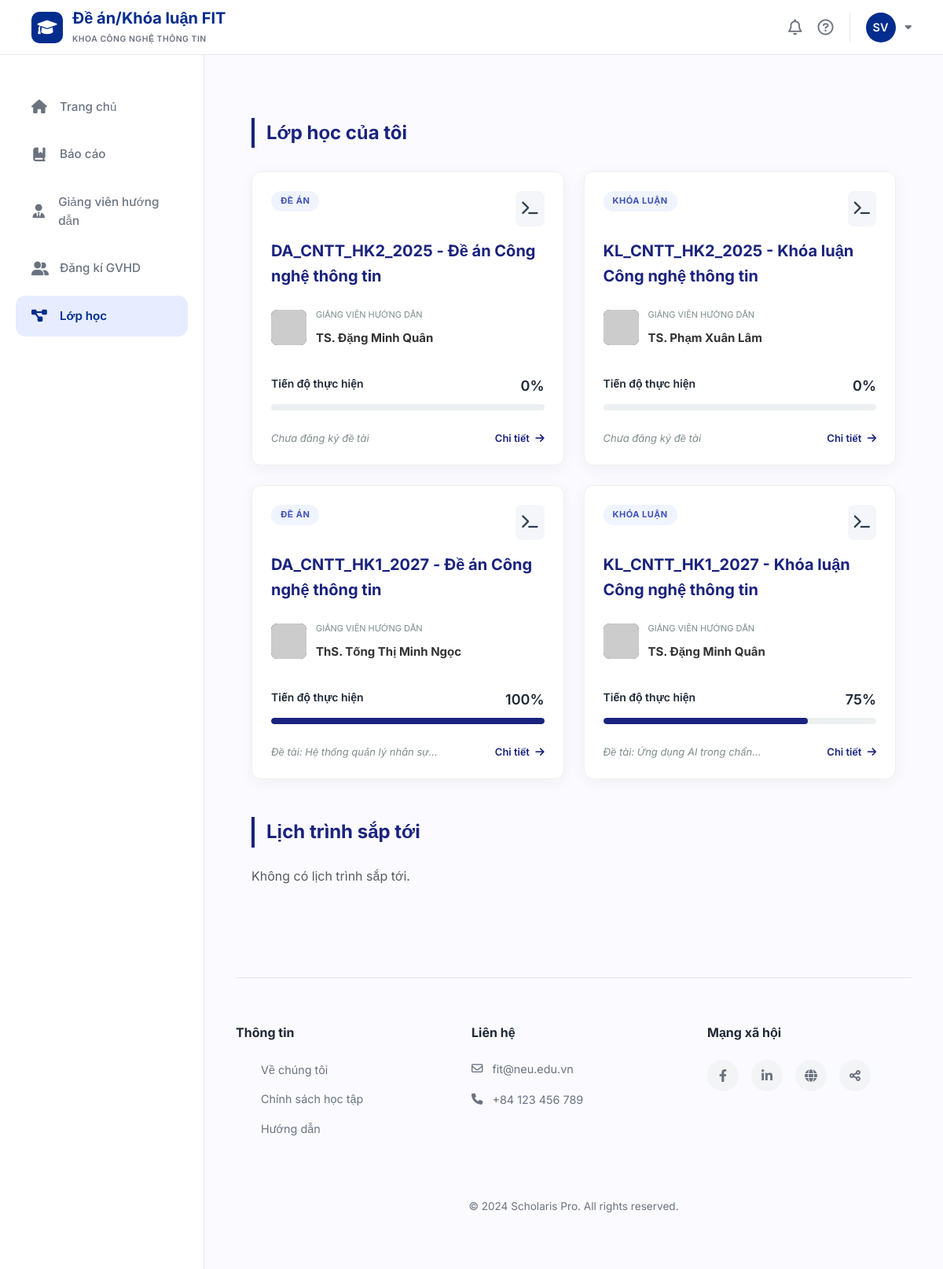
/my-projects (signed in), run on an earlier commit of the app's database.
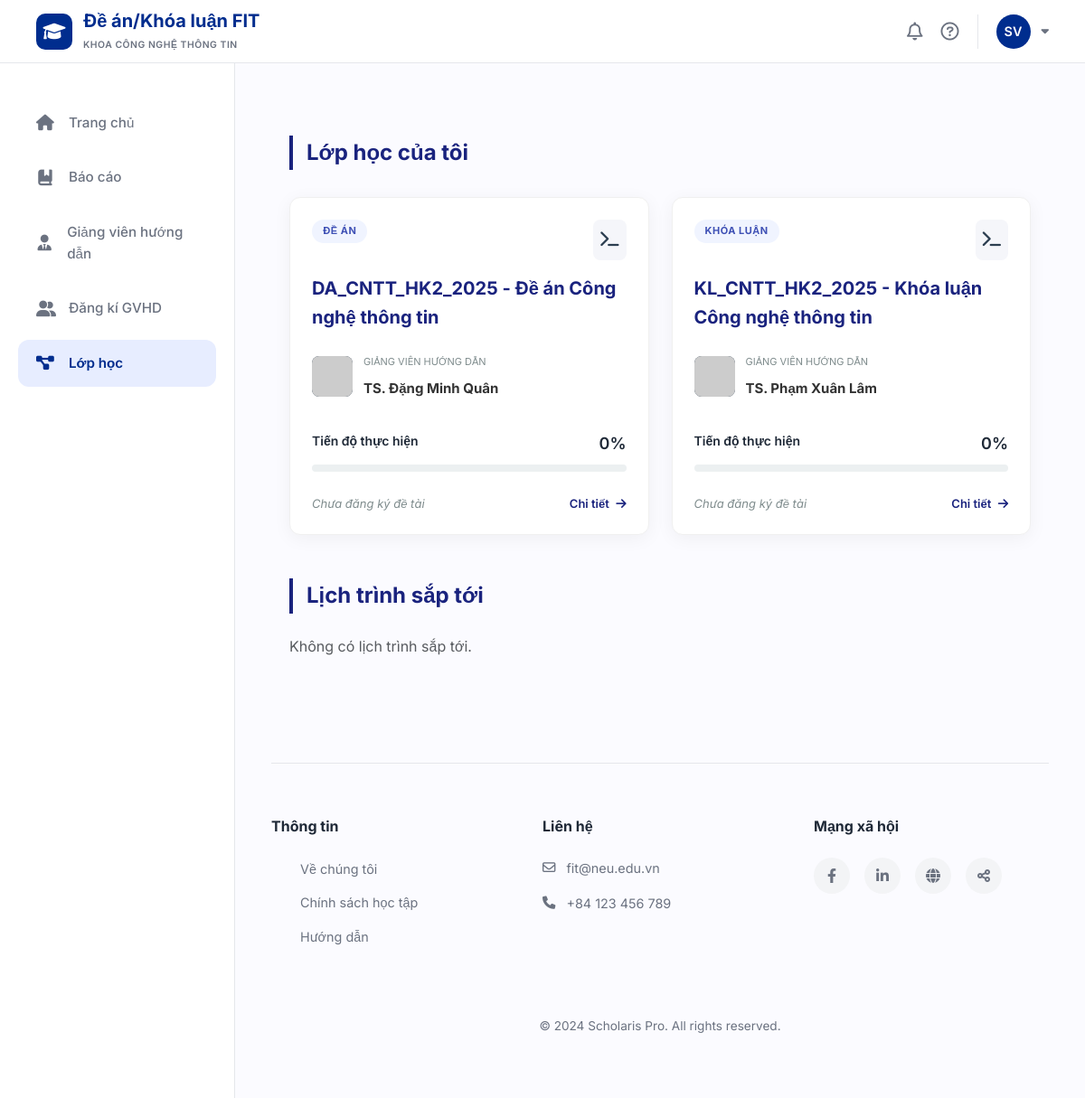
And on a later commit of the database.
### tables this page shows
CREATE TABLE classes (
    id INTEGER PRIMARY KEY AUTOINCREMENT,
    class_code VARCHAR(50) NOT NULL UNIQUE,
    class_name VARCHAR(100) NOT NULL,
    course_id INTEGER NOT NULL,
    lecturer_id INTEGER NOT NULL,
    semester_id INTEGER NOT NULL,
    status VARCHAR(20) DEFAULT 'active' CHECK (status IN ('active', 'completed')),
    FOREIGN KEY (course_id) REFERENCES courses(id),
    FOREIGN KEY (lecturer_id) REFERENCES lecturers(id),
    FOREIGN KEY (semester_id) REFERENCES semesters(id)
);

CREATE TABLE course_types (
    id INTEGER PRIMARY KEY AUTOINCREMENT,
    type_name VARCHAR(50) NOT NULL UNIQUE
);

CREATE TABLE users (
    id INTEGER PRIMARY KEY AUTOINCREMENT,
    email VARCHAR(100) NOT NULL UNIQUE,
    password VARCHAR(255) NOT NULL,
    full_name VARCHAR(100) NOT NULL,
    role VARCHAR(20) NOT NULL CHECK (role IN ('student', 'lecturer')),
    phone VARCHAR(20),
    created_at DATETIME DEFAULT CURRENT_TIMESTAMP
);

### app/student/myprojects/routes.py (the view)
@myprojects_bp.route('/my-projects')
def my_projects():
    user_id = session.get('user_id') or 1
    conn = get_db()
    conn.row_factory = lambda cursor, row: dict(zip([column[0] for column in cursor.description], row))
    cur = conn.cursor()
    query_classes = """
        SELECT
            c.id, c.class_code, c.class_name,
            u_l.full_name AS lecturer_name,
            ct.type_name AS course_type,
            (SELECT COUNT(*) FROM assignments a WHERE a.class_id = c.id) as total_tasks,
            (SELECT COUNT(*) FROM submissions s
             JOIN assignments a ON s.assignment_id = a.id
             WHERE a.class_id = c.id AND s.student_id = st.id) as completed_tasks,
            (SELECT title FROM topics t WHERE t.class_id = c.id AND t.student_id = st.id LIMIT 1) as current_topic
        FROM classes c
        JOIN class_students cs ON c.id = cs.class_id
        JOIN students st ON cs.student_id = st.id
        JOIN lecturers l ON c.lecturer_id = l.id
        JOIN users u_l ON l.user_id = u_l.id
        JOIN courses cr ON c.course_id = cr.id
        JOIN course_types ct ON cr.course_type_id = ct.id
        WHERE st.user_id = ?
    """
    cur.execute(query_classes, (user_id,))
    registrations = cur.fetchall()
    for item in registrations:
        if item['total_tasks'] > 0:
            item['progress_percent'] = int((item['completed_tasks'] / item['total_tasks']) * 100)
        else:
            item['progress_percent'] = 0
    query_schedule = """
        SELECT a.title, a.deadline, a.description
        FROM assignments a
        JOIN class_students cs ON a.class_id = cs.class_id
        JOIN students st ON cs.student_id = st.id
        LEFT JOIN submissions s ON a.id = s.assignment_id AND s.student_id = st.id
        WHERE st.user_id = ? AND s.id IS NULL AND a.deadline > DATETIME('now')
        ORDER BY a.deadline ASC
        LIMIT 1
    """
    cur.execute(query_schedule, (user_id,))
    upcoming_event = cur.fetchone()
    return render_template('student/myprojects.html',
                           registrations=registrations,
                           upcoming_event=upcoming_event)

### app/database.py (called while the page is built)
def get_db():
    if 'db' not in g:
        g.db = sqlite3.connect(DB_PATH, timeout=30)
        g.db.row_factory = sqlite3.Row
        try:
            g.db.execute("PRAGMA journal_mode=WAL")
            g.db.execute("PRAGMA foreign_keys=ON")
        except sqlite3.OperationalError:
            pass
    return g.db

### templates/student/myprojects.html (shortened to what this page needs)
{% extends "student/base.html" %}
{% block content %}
<link rel="stylesheet" href="https://cdnjs.cloudflare.com/ajax/libs/font-awesome/6.0.0/css/all.min.css">
<div class="container main-container">
    <div class="section-title">Lớp học của tôi</div>
    <div class="project-grid">
        {% for item in registrations %}
        <div class="project-card">
            <div class="card-top">
                <span class="type-badge">{{ item['course_type'] }}</span>
                <div class="icon-box"><i class="fas fa-terminal"></i></div>
            </div>
            <div class="class-code-title">
                {{ item['class_code'] }} - {{ item['class_name'] }}
            </div>
            <div class="lecturer-info">
                <img src="https://ui-avatars.com/api/?name={{ item['lecturer_name'] }}&background=2c3e50&color=fff" class="lecturer-avatar">
                <div class="lecturer-details">
                    <p>GIẢNG VIÊN HƯỚNG DẪN</p>
                    <div class="lecturer-name">{{ item['lecturer_name'] }}</div>
                </div>
            </div>
            <div class="progress-section">
                <div class="progress-label">
                    <span>Tiến độ thực hiện</span>
                    <span style="font-size: 18px;">{{ item['progress_percent'] }}%</span>
                </div>
                <div class="progress">
                    <div class="progress-bar" role="progressbar" style="width: {{ item['progress_percent'] }}%;"></div>
                </div>
            </div>
            <div class="card-footer-info">
                <span class="status-text">
                    {% if item['current_topic'] %}
                        Đề tài: {{ item['current_topic'] | truncate(30) }}
                    {% else %}
                        Chưa đăng ký đề tài
                    {% endif %}
                </span>
                <a href="{{ url_for('myprojects.project_detail', id=item['id']) }}" class="detail-link">
                    Chi tiết <i class="fas fa-arrow-right ms-1"></i>
                </a>
            </div>
        </div>
        {% else %}
        <div class="project-card empty-card">
            <i class="fas fa-folder-open fa-3x mb-3" style="color: #e0e0e0;"></i>
            <h5 style="color: #2c3e50; font-weight: 700;">Trống</h5>
            <p class="px-4">Bạn chưa tham gia lớp học nào trong học kỳ này.</p>
        </div>
        {% endfor %}
    </div>
    <div class="section-title mt-custom-lg mb-4">Lịch trình sắp tới</div>
    <div style="max-width: 400px;">
        {% if upcoming_event %}
        <div class="project-card" style="padding: 15px 24px; border-left: 4px solid #e67e22;">
            <p style="color: #e67e22; font-weight: 700; font-size: 12px; margin-bottom: 5px;">
                {{ upcoming_event['deadline'] }}
            </p>
            <h6 style="font-weight: 700; color: #1a237e;">{{ upcoming_event['title'] }}</h6>
            <p style="font-size: 13px; color: #7f8c8d; margin: 0;">{{ upcoming_event['description'] | truncate(100) }}</p>
        </div>
        {% else %}
        <p class="text-muted italic">Không có lịch trình sắp tới.</p>
        {% endif %}
    </div>
</div>
{% endblock %}

### templates/student/base.html (shortened to what this page needs)
<!DOCTYPE html>
<html lang="vi">
<head>
    <link rel="stylesheet" href="https://cdnjs.cloudflare.com/ajax/libs/font-awesome/6.5.0/css/all.min.css">
    <link href="https://cdn.jsdelivr.net/npm/bootstrap@5.3.0/dist/css/bootstrap.min.css" rel="stylesheet">
</head>
<body>
    <header class="header">
        <div class="logo-section">
            <div class="logo-icon">
                <i class="fa-solid fa-graduation-cap"></i>
            </div>
            <div class="logo-text">
                <h1>Đề án/Khóa luận FIT</h1>
                <span>Khoa Công nghệ thông tin</span>
            </div>
        </div>
        <div class="header-actions">
            <i class="fa-regular fa-bell action-icon"></i>
            <i class="fa-regular fa-circle-question action-icon"></i>
            <div class="dropdown">
                <div class="user-dropdown-toggle" id="userDropdown" data-bs-toggle="dropdown" aria-expanded="false">
                    {% if session.get('user_id') %}
                    <div class="avatar">
                        {% if session.get('role') == 'lecturer' %}
                        GV
                        {% else %}
                        {{ session.get('user_full_name')[:2].upper() if session.get('user_full_name') else 'SV' }}
                        {% endif %}
                    </div>
                    {% else %}
                    <div class="avatar"><i class="fa-solid fa-user"></i></div>
                    {% endif %}
                </div>
            </div>
        </div>
    </header>
    <div class="layout-wrapper">
        <aside class="sidebar">
            <ul class="nav-menu">
                <li class="nav-item">
                    <a href="/" class="nav-link {% if request.path == '/' %}active{% endif %}">
                        <i class="fa-solid fa-house"></i>
                        <span>Trang chủ</span>
                    </a>
                </li>
                <li class="nav-item">
                    <a href="/theses-projects" class="nav-link {% if 'theses' in request.path %}active{% endif %}">
                        <i class="fa-solid fa-book-bookmark"></i>
                        <span>Báo cáo</span>
                    </a>
                </li>
                <li class="nav-item">
                    <a href="/giang-vien" class="nav-link {% if 'giang-vien' in request.path %}active{% endif %}">
                        <i class="fa-solid fa-user-tie"></i>
                        <span>Giảng viên hướng dẫn</span>
                    </a>
                </li>
                <li class="nav-item">
                    <a href="/registration" class="nav-link {% if 'registration' in request.path %}active{% endif %}">
                        <i class="fa-solid fa-user-group"></i>
                        <span>Đăng kí GVHD</span>
                    </a>
                </li>
                <li class="nav-item">
                    <a href="/my-projects"
                        class="nav-link {% if 'my-projects' in request.path or 'project-detail' in request.path or 'assignment' in request.path %}active{% endif %}">
                        <i class="fa-solid fa-diagram-project"></i>
                        <span>Lớp học</span>
                    </a>
                </li>
            </ul>
        </aside>
        <main class="main-content">
            <div class="content-area">
                {% block content %}
                {% endblock %}
            </div>
            <footer class="footer">
                <div class="footer-grid">
                    <div class="footer-col">
                        <h4>Thông tin</h4>
                        <ul class="footer-links">
                            <li class="footer-link"><a href="#">Về chúng tôi</a></li>
                            <li class="footer-link"><a href="#">Chính sách học tập</a></li>
                            <li class="footer-link"><a href="#">Hướng dẫn</a></li>
                        </ul>
                    </div>
                    <div class="footer-col">
                        <h4>Liên hệ</h4>
                        <div class="contact-info">
                            <i class="fa-regular fa-envelope"></i>
                            fit@neu.edu.vn
                        </div>
                        <div class="contact-info">
                            <i class="fa-solid fa-phone"></i>
                            +84 123 456 789
                        </div>
                    </div>
                    <div class="footer-col">
                        <h4>Mạng xã hội</h4>
                        <div class="social-icons">
                            <a href="#" class="social-icon"><i class="fa-brands fa-facebook-f"></i></a>
                            <a href="#" class="social-icon"><i class="fa-brands fa-linkedin-in"></i></a>
                            <a href="#" class="social-icon"><i class="fa-solid fa-globe"></i></a>
                            <a href="#" class="social-icon"><i class="fa-solid fa-share-nodes"></i></a>
                        </div>
                    </div>
                </div>
                <div class="copyright">
                    &copy; 2024 Scholaris Pro. All rights reserved.
                </div>
            </footer>
        </main>
    </div>
</body>
</html>

### templates/student/base.html (style rules this page uses)
:root { --primary-color: #002D8E; --primary-light: #E7EDFF; --bg-page: #FBFBFF; --white: #FFFFFF; --text-dark: #1F2937; --text-muted: #6B7280; --border-color: #E5E7EB; --sidebar-width: 260px; --header-height: 70px; --shadow: 0 4px 12px rgba(0, 0, 0, 0.05); --transition: all 0.3s ease; }
* { margin: 0; padding: 0; box-sizing: border-box; font-family: 'Inter', sans-serif; }
body { background-color: var(--bg-page); color: var(--text-dark); min-height: 100vh; display: flex; flex-direction: column; }
.header { height: var(--header-height); background: var(--white); border-bottom: 1px solid var(--border-color); display: flex; align-items: center; justify-content: space-between; padding: 0 40px; position: fixed; top: 0; left: 0; right: 0; z-index: 1000; }
.logo-section { display: flex; align-items: center; gap: 12px; }
.logo-icon { width: 40px; height: 40px; background: var(--primary-color); color: white; border-radius: 10px; display: flex; align-items: center; justify-content: center; font-size: 1.25rem; }
.logo-text h1 { font-size: 1.25rem; font-weight: 700; color: var(--primary-color); line-height: 1; margin: 0; margin-top: 4px; margin-bottom: 2px; }
.logo-text span { font-size: 0.65rem; font-weight: 600; letter-spacing: 0.05em; color: var(--text-muted); text-transform: uppercase; }
.header-actions { display: flex; align-items: center; gap: 20px; }
.action-icon { font-size: 1.25rem; color: var(--text-muted); cursor: pointer; transition: var(--transition); }
.user-dropdown-toggle { display: flex; align-items: center; gap: 12px; padding-left: 20px; border-left: 1px solid var(--border-color); cursor: pointer; transition: var(--transition); }
.user-dropdown-toggle::after { content: '\f0d7'; font-family: 'Font Awesome 6 Free'; font-weight: 900; font-size: 0.85rem; color: var(--text-muted); transition: var(--transition); }
.avatar { width: 38px; height: 38px; border-radius: 50%; background: var(--primary-color); color: white; display: flex; align-items: center; justify-content: center; font-size: 0.9rem; font-weight: 600; object-fit: cover; }
.layout-wrapper { display: flex; flex: 1; margin-top: var(--header-height); }
.sidebar { width: var(--sidebar-width); background: var(--white); border-right: 1px solid var(--border-color); padding: 40px 20px; position: fixed; top: var(--header-height); bottom: 0; left: 0; overflow-y: auto; z-index: 1040; }
.nav-menu { list-style: none; padding: 0; margin: 0; }
.nav-item { margin-bottom: 8px; }
.nav-link { display: flex; align-items: center; gap: 16px; padding: 14px 20px; color: var(--text-muted); text-decoration: none; font-weight: 500; font-size: 0.95rem; border-radius: 12px; transition: var(--transition); }
.nav-link i { font-size: 1.1rem; width: 20px; text-align: center; }
.nav-link.active { color: var(--primary-color); background: var(--primary-light); font-weight: 600; }
.main-content { flex: 1; margin-left: var(--sidebar-width); padding: 40px; display: flex; flex-direction: column; }
.content-area { flex: 1; min-height: 500px; background: transparent; display: block; }
.footer { margin-top: 60px; padding: 60px 0 40px; border-top: 1px solid var(--border-color); }
.footer-grid { display: grid; grid-template-columns: repeat(3, 1fr); gap: 40px; margin-bottom: 60px; }
.footer-col h4 { font-size: 1rem; font-weight: 700; color: var(--text-dark); margin-bottom: 24px; }
.footer-links { list-style: none; }
.footer-link { margin-bottom: 12px; }
.footer-link a { color: var(--text-muted); text-decoration: none; font-size: 0.9rem; transition: var(--transition); }
.contact-info { display: flex; align-items: center; gap: 12px; color: var(--text-muted); font-size: 0.9rem; margin-bottom: 16px; }
.social-icons { display: flex; gap: 16px; margin-top: 20px; }
.social-icon { width: 40px; height: 40px; border-radius: 50%; background: #F3F4F6; display: flex; align-items: center; justify-content: center; color: var(--text-muted); text-decoration: none; transition: var(--transition); }
.copyright { text-align: center; color: var(--text-muted); font-size: 0.85rem; }

What changed in the data, as far as the page shows it:
removed classes: course_type "ĐỀ ÁN", class_code "DA_CNTT_HK1_2027", class_name "Đề án Công nghệ thông tin", lecturer_name "ThS. Tống Thị Minh Ngọc", progress_percent "100", current_topic "Hệ thống quản lý nhân sự..."
removed classes: course_type "KHÓA LUẬN", class_code "KL_CNTT_HK1_2027", class_name "Khóa luận Công nghệ thông tin", lecturer_name "TS. Đặng Minh Quân", progress_percent "75", current_topic "Ứng dụng AI trong chẩn..."
